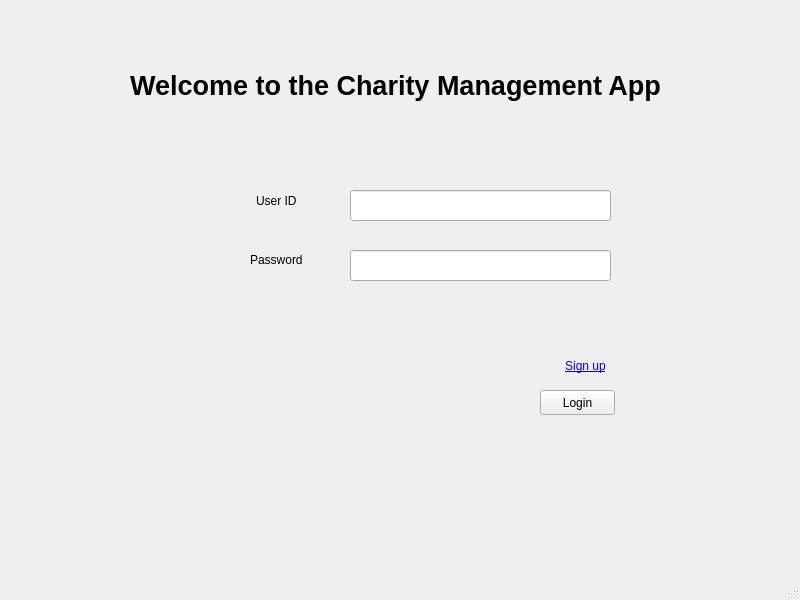
<?xml version="1.0" encoding="UTF-8"?>
<ui version="4.0">
 <class>MainWindow</class>
 <widget class="QMainWindow" name="MainWindow">
  <property name="geometry">
   <rect>
    <x>0</x>
    <y>0</y>
    <width>800</width>
    <height>600</height>
   </rect>
  </property>
  <property name="cursor">
   <cursorShape>ArrowCursor</cursorShape>
  </property>
  <property name="windowTitle">
   <string>MainWindow</string>
  </property>
  <widget class="QWidget" name="centralwidget">
   <widget class="QPushButton" name="btn_login">
    <property name="geometry">
     <rect>
      <x>540</x>
      <y>390</y>
      <width>75</width>
      <height>25</height>
     </rect>
    </property>
    <property name="minimumSize">
     <size>
      <width>70</width>
      <height>25</height>
     </size>
    </property>
    <property name="cursor">
     <cursorShape>PointingHandCursor</cursorShape>
    </property>
    <property name="text">
     <string>Login</string>
    </property>
   </widget>
   <widget class="QLabel" name="lbl_signup">
    <property name="geometry">
     <rect>
      <x>560</x>
      <y>350</y>
      <width>51</width>
      <height>31</height>
     </rect>
    </property>
    <property name="minimumSize">
     <size>
      <width>50</width>
      <height>30</height>
     </size>
    </property>
    <property name="font">
     <font>
      <underline>true</underline>
     </font>
    </property>
    <property name="styleSheet">
     <string notr="true">
        QLabel {
            color: blue;
            text-decoration: underline; /* Makes it look like a hyperlink */
        }
        QLabel:hover {
            color: darkblue; /* Changes the color when hovering */
        }
        </string>
    </property>
    <property name="text">
     <string>Sign up</string>
    </property>
    <property name="alignment">
     <set>Qt::AlignCenter</set>
    </property>
   </widget>
   <widget class="QLineEdit" name="txt_user_id">
    <property name="geometry">
     <rect>
      <x>350</x>
      <y>190</y>
      <width>261</width>
      <height>31</height>
     </rect>
    </property>
   </widget>
   <widget class="QLineEdit" name="txt_password">
    <property name="geometry">
     <rect>
      <x>350</x>
      <y>250</y>
      <width>261</width>
      <height>31</height>
     </rect>
    </property>
   </widget>
   <widget class="QLabel" name="label_2">
    <property name="geometry">
     <rect>
      <x>256</x>
      <y>190</y>
      <width>61</width>
      <height>21</height>
     </rect>
    </property>
    <property name="text">
     <string>User ID</string>
    </property>
   </widget>
   <widget class="QLabel" name="label_3">
    <property name="geometry">
     <rect>
      <x>250</x>
      <y>250</y>
      <width>61</width>
      <height>20</height>
     </rect>
    </property>
    <property name="text">
     <string>Password</string>
    </property>
   </widget>
   <widget class="QLabel" name="label_4">
    <property name="geometry">
     <rect>
      <x>40</x>
      <y>30</y>
      <width>711</width>
      <height>111</height>
     </rect>
    </property>
    <property name="minimumSize">
     <size>
      <width>711</width>
      <height>111</height>
     </size>
    </property>
    <property name="font">
     <font>
      <pointsize>20</pointsize>
      <weight>75</weight>
      <bold>true</bold>
     </font>
    </property>
    <property name="styleSheet">
     <string notr="true"/>
    </property>
    <property name="text">
     <string>Welcome to the Charity Management App</string>
    </property>
    <property name="alignment">
     <set>Qt::AlignCenter</set>
    </property>
   </widget>
   <widget class="QLabel" name="lbl_wrong_input">
    <property name="geometry">
     <rect>
      <x>360</x>
      <y>300</y>
      <width>231</width>
      <height>21</height>
     </rect>
    </property>
    <property name="styleSheet">
     <string>color: red;</string>
    </property>
    <property name="text">
     <string/>
    </property>
   </widget>
  </widget>
  <widget class="QMenuBar" name="menubar">
   <property name="geometry">
    <rect>
     <x>0</x>
     <y>0</y>
     <width>800</width>
     <height>26</height>
    </rect>
   </property>
  </widget>
  <widget class="QStatusBar" name="statusbar"/>
 </widget>
 <resources/>
 <connections/>
</ui>
